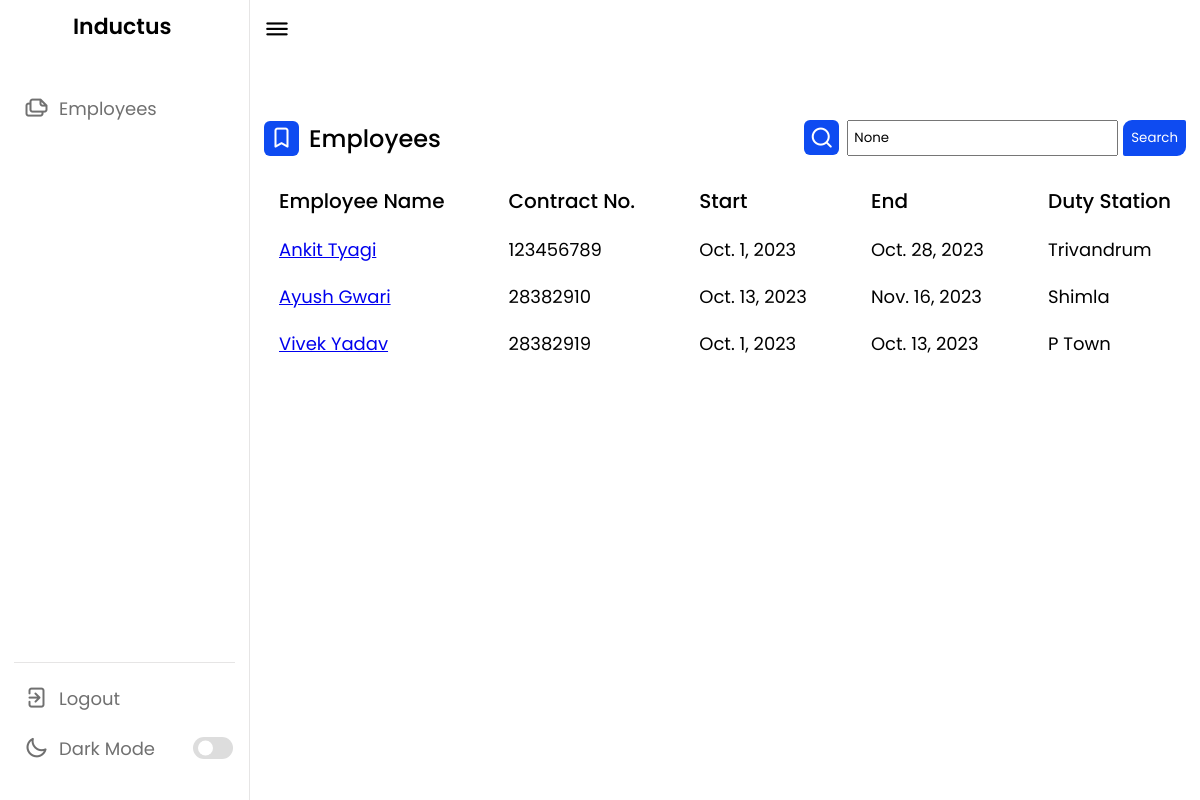
The app's page /search/ (signed in) with its own data.
### base/models.py (models this page shows, shortened)
class Employee(models.Model):
    uuid = models.UUIDField(default = uuid.uuid4,primary_key=True,editable=False)
    Emp_name = models.CharField(max_length=30)
    email = models.EmailField(max_length=50)
    contract_no = models.CharField(unique=True,max_length=15,)
    contract_start_date = models.DateField()
    contract_end_date = models.DateField()
    phone_number = models.CharField(unique=True,max_length=10)
    state = models.CharField(max_length=30)
    duty_station = models.CharField(max_length=40)

### base/views.py (the view)
# urls.py: path('search/',Search,name = "search"),
@login_required(login_url='login')
def Search(request):
    search_query = request.GET.get('search_query')
    if search_query:
        employ = Employee.objects.filter( Q(Emp_name__icontains=search_query) | Q(contract_no__icontains=search_query))
    else:
        employ = Employee.objects.all()
    context = {
        'employ': employ,
        'search_query': search_query,
        }
    return render(request,'employees.html',context)

### base/templates/employees.html
{% extends 'base.html' %}
{% load static %}
{% block start %}
<div class="activity">
    <div class="emp-title">
        <div class = "title-wrapper">
        <i class="uil uil-bookmark"></i>
        <span class="text">Employees</span>
    </div>
        <form id = "search-form" method = 'get' action = "/search">
        <div class="search-box">
            <i class="uil uil-search"></i>
            <input name = "search_query" type="text" value = "{{search_query}}"placeholder="Search Employee...">
            <button type = submit style = "  background-color: #04AA6D;
            border: none;
            color: white;
            padding:8px;
            margin-left:5px;
            border-radius: 9px 2px;
            background-color: #0E4BF1;
          ">Search</button>
        </div>
    </form>
    </div>
        <div class="activity-data">
        <div class="data names">
            <span class="data-title">Employee Name</span>
            {% for employee in employ %}
            <span class="data-list"><a href="{% url 'employee' employee.uuid %}">{{employee.Emp_name}}</a></span>
            {% endfor %}
        </div>
        <div class="data email">
            <span class="data-title">Contract No.</span>
            {% for employee in employ %}
            <span class="data-list">{{employee.contract_no}}</span>
            {% endfor %}
        </div>
        <div class="data joined">
            <span class="data-title">Start</span>
            {% for employee in employ %}
            <span class="data-list">{{employee.contract_start_date}}</span>
            {% endfor %}
        </div>
        <div class="data type">
            <span class="data-title">End</span>
            {% for employee in employ %}
            <span class="data-list">{{employee.contract_end_date}}</span>
            {% endfor %}
        </div>
        <div class="data status">
            <span class="data-title">Duty Station</span>
            {% for employee in employ %}
            <span class="data-list">{{employee.duty_station}}</span>
            {% endfor %}
        </div>
    </div>
{% endblock %}

### static/style.css (style rules this page uses)
* { margin: 0; padding: 0; box-sizing: border-box; font-family: 'Poppins', sans-serif; }
:root { --primary-color: #0E4BF1; --panel-color: #FFF; --text-color: #000; --black-light-color: #707070; --border-color: #e6e5e5; --toggle-color: #DDD; --box1-color: #4DA3FF; --box2-color: #FFE6AC; --box3-color: #E7D1FC; --title-icon-color: #fff; --tran-05: all 0.5s ease; --tran-03: all 0.3s ease; --tran-03: all 0.2s ease; }
body { min-height: 100vh; background-color: var(--primary-color); }
.dash-content .activity .activity-data { display: flex; justify-content: space-between; align-items: center; width: 100%; }
.activity .activity-data { display: flex; }
.activity-data .data { display: flex; flex-direction: column; margin: 0 15px; }
.activity-data .data-title { font-size: 20px; font-weight: 500; color: var(--text-color); }
.activity-data .data .data-list { font-size: 18px; font-weight: 400; margin-top: 20px; white-space: nowrap; color: var(--text-color); }
.title-wrapper { display:flex; }
.search-box { display: flex ; }
.search-box input { margin-left: 8px; padding:5px; }
.emp-title i { position: relative; height: 35px; width: 35px; background-color: var(--primary-color); border-radius: 6px; color: var(--title-icon-color); display: flex; align-items: center; justify-content: center; font-size: 24px; }
.emp-title .text { font-size: 24px; font-weight: 500; color: var(--text-color); margin-left: 10px; }
.emp-title { display: flex; align-items: center; margin: 60px 0 30px 0; justify-content: space-between !important; }

### records on screen
Employee: Emp_name "Ankit Tyagi", contract_no "123456789", contract_start_date "Oct. 1, 2023", contract_end_date "Oct. 28, 2023", duty_station "Trivandrum"
Employee: Emp_name "Ayush Gwari", contract_no "28382910", contract_start_date "Oct. 13, 2023", contract_end_date "Nov. 16, 2023", duty_station "Shimla"
Employee: Emp_name "Vivek Yadav", contract_no "28382919", contract_start_date "Oct. 1, 2023", contract_end_date "Oct. 13, 2023", duty_station "P Town"
